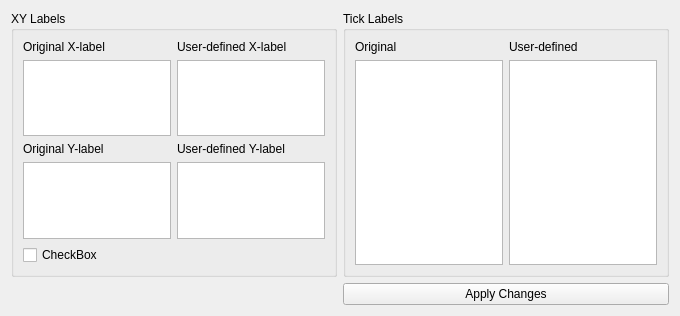
<?xml version="1.0" encoding="UTF-8"?>
<ui version="4.0">
 <class>Form</class>
 <widget class="QWidget" name="Form">
  <property name="geometry">
   <rect>
    <x>0</x>
    <y>0</y>
    <width>680</width>
    <height>316</height>
   </rect>
  </property>
  <property name="windowTitle">
   <string>Form</string>
  </property>
  <layout class="QGridLayout" name="gridLayout_3">
   <item row="0" column="0">
    <widget class="QGroupBox" name="groupBox_xylabels">
     <property name="title">
      <string>XY Labels</string>
     </property>
     <layout class="QGridLayout" name="gridLayout">
      <item row="2" column="0">
       <widget class="QLabel" name="label_5">
        <property name="text">
         <string>Original Y-label</string>
        </property>
       </widget>
      </item>
      <item row="1" column="1">
       <widget class="QListWidget" name="listWidget_xlabels_edit"/>
      </item>
      <item row="0" column="0">
       <widget class="QLabel" name="label_3">
        <property name="text">
         <string>Original X-label </string>
        </property>
       </widget>
      </item>
      <item row="2" column="1">
       <widget class="QLabel" name="label_6">
        <property name="text">
         <string>User-defined Y-label</string>
        </property>
       </widget>
      </item>
      <item row="1" column="0">
       <widget class="QListWidget" name="listWidget_xlabels_orig"/>
      </item>
      <item row="0" column="1">
       <widget class="QLabel" name="label_4">
        <property name="text">
         <string>User-defined X-label</string>
        </property>
       </widget>
      </item>
      <item row="3" column="0">
       <widget class="QListWidget" name="listWidget_ylabels_orig"/>
      </item>
      <item row="3" column="1">
       <widget class="QListWidget" name="listWidget_ylabels_edit"/>
      </item>
      <item row="4" column="0" colspan="2">
       <widget class="QCheckBox" name="checkBox">
        <property name="text">
         <string>CheckBox</string>
        </property>
       </widget>
      </item>
     </layout>
    </widget>
   </item>
   <item row="0" column="1">
    <widget class="QGroupBox" name="groupBox_xticklabels">
     <property name="title">
      <string>Tick Labels</string>
     </property>
     <layout class="QGridLayout" name="gridLayout_2">
      <item row="0" column="1">
       <widget class="QLabel" name="label_2">
        <property name="text">
         <string>User-defined</string>
        </property>
       </widget>
      </item>
      <item row="1" column="0">
       <widget class="QListWidget" name="listWidget_xticklabels_orig"/>
      </item>
      <item row="1" column="1">
       <widget class="QListWidget" name="listWidget_xticklabels_edit">
        <property name="toolTip">
         <string>&lt;html&gt;&lt;head/&gt;&lt;body&gt;&lt;p&gt;double-click to edit.&lt;/p&gt;&lt;/body&gt;&lt;/html&gt;</string>
        </property>
       </widget>
      </item>
      <item row="0" column="0">
       <widget class="QLabel" name="label">
        <property name="text">
         <string>Original</string>
        </property>
       </widget>
      </item>
     </layout>
    </widget>
   </item>
   <item row="1" column="1">
    <widget class="QPushButton" name="pushButton_Apply">
     <property name="text">
      <string>Apply Changes</string>
     </property>
    </widget>
   </item>
  </layout>
 </widget>
 <resources/>
 <connections/>
</ui>
